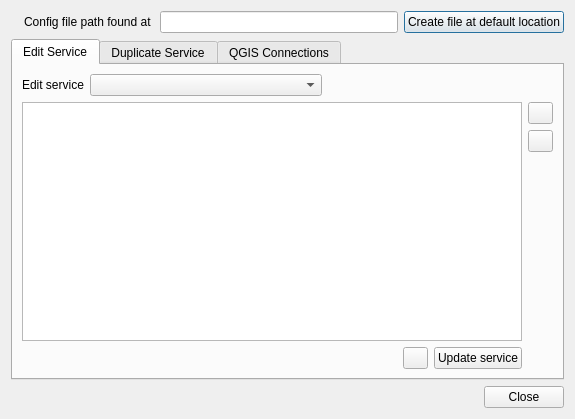
<?xml version="1.0" encoding="UTF-8"?>
<ui version="4.0">
 <class>dlgPGService</class>
 <widget class="QDialog" name="dlgPGService">
  <property name="geometry">
   <rect>
    <x>0</x>
    <y>0</y>
    <width>575</width>
    <height>419</height>
   </rect>
  </property>
  <property name="windowTitle">
   <string>PG service parser</string>
  </property>
  <layout class="QVBoxLayout" name="verticalLayout">
   <item>
    <layout class="QHBoxLayout" name="horizontalLayout_3">
     <item>
      <widget class="QLabel" name="lblWarning">
       <property name="enabled">
        <bool>true</bool>
       </property>
       <property name="sizePolicy">
        <sizepolicy hsizetype="Preferred" vsizetype="Preferred">
         <horstretch>0</horstretch>
         <verstretch>0</verstretch>
        </sizepolicy>
       </property>
       <property name="maximumSize">
        <size>
         <width>24</width>
         <height>24</height>
        </size>
       </property>
       <property name="toolTip">
        <string>Set your PGSERVICEFILE environment variable and reopen the dialog.</string>
       </property>
       <property name="text">
        <string/>
       </property>
       <property name="pixmap">
        <pixmap>../images/warning.svg</pixmap>
       </property>
       <property name="scaledContents">
        <bool>true</bool>
       </property>
      </widget>
     </item>
     <item>
      <widget class="QLabel" name="lblConfFile">
       <property name="toolTip">
        <string/>
       </property>
       <property name="styleSheet">
        <string notr="true"/>
       </property>
       <property name="text">
        <string>Config file path found at </string>
       </property>
      </widget>
     </item>
     <item>
      <widget class="QLineEdit" name="txtConfFile">
       <property name="readOnly">
        <bool>true</bool>
       </property>
      </widget>
     </item>
     <item>
      <widget class="QPushButton" name="btnCreateServiceFile">
       <property name="text">
        <string>Create file at default location</string>
       </property>
      </widget>
     </item>
    </layout>
   </item>
   <item>
    <widget class="QTabWidget" name="tabWidget">
     <property name="enabled">
      <bool>true</bool>
     </property>
     <property name="currentIndex">
      <number>0</number>
     </property>
     <widget class="QWidget" name="tabEdit">
      <attribute name="title">
       <string>Edit Service</string>
      </attribute>
      <layout class="QGridLayout" name="gridLayout_3">
       <item row="1" column="0">
        <widget class="QTableView" name="tblServiceConfig">
         <property name="editTriggers">
          <set>QAbstractItemView::DoubleClicked|QAbstractItemView::EditKeyPressed</set>
         </property>
         <property name="alternatingRowColors">
          <bool>true</bool>
         </property>
         <property name="selectionMode">
          <enum>QAbstractItemView::SingleSelection</enum>
         </property>
         <property name="selectionBehavior">
          <enum>QAbstractItemView::SelectRows</enum>
         </property>
         <property name="gridStyle">
          <enum>Qt::DotLine</enum>
         </property>
         <attribute name="horizontalHeaderVisible">
          <bool>false</bool>
         </attribute>
         <attribute name="horizontalHeaderStretchLastSection">
          <bool>true</bool>
         </attribute>
         <attribute name="verticalHeaderVisible">
          <bool>false</bool>
         </attribute>
        </widget>
       </item>
       <item row="1" column="1">
        <layout class="QVBoxLayout" name="verticalLayout_2">
         <item>
          <widget class="QPushButton" name="btnAddSettings">
           <property name="maximumSize">
            <size>
             <width>25</width>
             <height>25</height>
            </size>
           </property>
           <property name="toolTip">
            <string>Add settings to current service</string>
           </property>
           <property name="text">
            <string/>
           </property>
          </widget>
         </item>
         <item>
          <widget class="QPushButton" name="btnRemoveSetting">
           <property name="maximumSize">
            <size>
             <width>25</width>
             <height>25</height>
            </size>
           </property>
           <property name="toolTip">
            <string>Remove setting from current service</string>
           </property>
           <property name="text">
            <string/>
           </property>
          </widget>
         </item>
         <item>
          <spacer name="verticalSpacer_2">
           <property name="orientation">
            <enum>Qt::Vertical</enum>
           </property>
           <property name="sizeHint" stdset="0">
            <size>
             <width>20</width>
             <height>40</height>
            </size>
           </property>
          </spacer>
         </item>
        </layout>
       </item>
       <item row="2" column="0">
        <layout class="QHBoxLayout" name="horizontalLayout_2">
         <item>
          <spacer name="horizontalSpacer_2">
           <property name="orientation">
            <enum>Qt::Horizontal</enum>
           </property>
           <property name="sizeHint" stdset="0">
            <size>
             <width>40</width>
             <height>20</height>
            </size>
           </property>
          </spacer>
         </item>
         <item>
          <widget class="QPushButton" name="btnCopySettings">
           <property name="maximumSize">
            <size>
             <width>25</width>
             <height>25</height>
            </size>
           </property>
           <property name="toolTip">
            <string>Copy settings to clipboard</string>
           </property>
           <property name="text">
            <string/>
           </property>
          </widget>
         </item>
         <item>
          <widget class="QPushButton" name="btnUpdateService">
           <property name="text">
            <string>Update service</string>
           </property>
          </widget>
         </item>
        </layout>
       </item>
       <item row="0" column="0" colspan="2">
        <layout class="QHBoxLayout" name="horizontalLayout_4">
         <item>
          <widget class="QLabel" name="lblEditService">
           <property name="text">
            <string>Edit service</string>
           </property>
          </widget>
         </item>
         <item>
          <widget class="QComboBox" name="cboEditService">
           <property name="sizePolicy">
            <sizepolicy hsizetype="MinimumExpanding" vsizetype="Fixed">
             <horstretch>0</horstretch>
             <verstretch>0</verstretch>
            </sizepolicy>
           </property>
          </widget>
         </item>
         <item>
          <spacer name="horizontalSpacer_3">
           <property name="orientation">
            <enum>Qt::Horizontal</enum>
           </property>
           <property name="sizeHint" stdset="0">
            <size>
             <width>40</width>
             <height>20</height>
            </size>
           </property>
          </spacer>
         </item>
        </layout>
       </item>
      </layout>
     </widget>
     <widget class="QWidget" name="tabDuplicate">
      <attribute name="title">
       <string>Duplicate Service</string>
      </attribute>
      <layout class="QGridLayout" name="gridLayout_2">
       <item row="1" column="0">
        <spacer name="horizontalSpacer">
         <property name="orientation">
          <enum>Qt::Horizontal</enum>
         </property>
         <property name="sizeHint" stdset="0">
          <size>
           <width>354</width>
           <height>22</height>
          </size>
         </property>
        </spacer>
       </item>
       <item row="1" column="1">
        <widget class="QPushButton" name="btnDuplicateService">
         <property name="text">
          <string>Duplicate service</string>
         </property>
        </widget>
       </item>
       <item row="3" column="0" colspan="2">
        <widget class="QGroupBox" name="groupBox">
         <property name="toolTip">
          <string>&lt;html&gt;&lt;head/&gt;&lt;body&gt;&lt;p&gt;Sortcuts allow to duplicate services directly from the plugin icon in the toolbar or from the menu entry.&lt;/p&gt;&lt;/body&gt;&lt;/html&gt;</string>
         </property>
         <property name="title">
          <string>Shortcuts</string>
         </property>
         <layout class="QGridLayout" name="gridLayout_6">
          <item row="0" column="1">
           <widget class="QToolButton" name="shortcutAddButton">
            <property name="toolTip">
             <string>&lt;html&gt;&lt;head/&gt;&lt;body&gt;&lt;p&gt;Add a shortcut to the plugin toolbar button and to the menu entry&lt;/p&gt;&lt;/body&gt;&lt;/html&gt;</string>
            </property>
            <property name="text">
             <string>...</string>
            </property>
           </widget>
          </item>
          <item row="1" column="1">
           <widget class="QToolButton" name="shortcutRemoveButton">
            <property name="toolTip">
             <string>&lt;html&gt;&lt;head/&gt;&lt;body&gt;&lt;p&gt;Remove shortcut&lt;/p&gt;&lt;/body&gt;&lt;/html&gt;</string>
            </property>
            <property name="text">
             <string>...</string>
            </property>
           </widget>
          </item>
          <item row="2" column="1">
           <spacer name="verticalSpacer_4">
            <property name="orientation">
             <enum>Qt::Vertical</enum>
            </property>
            <property name="sizeHint" stdset="0">
             <size>
              <width>20</width>
              <height>40</height>
             </size>
            </property>
           </spacer>
          </item>
          <item row="0" column="0" rowspan="3">
           <widget class="QTableView" name="shortcutsTableView">
            <property name="selectionMode">
             <enum>QAbstractItemView::SingleSelection</enum>
            </property>
            <property name="selectionBehavior">
             <enum>QAbstractItemView::SelectRows</enum>
            </property>
            <attribute name="verticalHeaderVisible">
             <bool>false</bool>
            </attribute>
           </widget>
          </item>
         </layout>
        </widget>
       </item>
       <item row="0" column="0" colspan="2">
        <layout class="QGridLayout" name="gridLayout">
         <property name="sizeConstraint">
          <enum>QLayout::SetDefaultConstraint</enum>
         </property>
         <item row="1" column="1">
          <widget class="QRadioButton" name="radCreate">
           <property name="text">
            <string>Create new</string>
           </property>
          </widget>
         </item>
         <item row="0" column="1">
          <widget class="QRadioButton" name="radOverwrite">
           <property name="text">
            <string>Overwrite</string>
           </property>
           <property name="checked">
            <bool>true</bool>
           </property>
          </widget>
         </item>
         <item row="1" column="2">
          <widget class="QLineEdit" name="txtNewService">
           <property name="placeholderText">
            <string>New service name</string>
           </property>
           <property name="clearButtonEnabled">
            <bool>false</bool>
           </property>
          </widget>
         </item>
         <item row="0" column="2">
          <widget class="QComboBox" name="cboTargetService">
           <property name="sizePolicy">
            <sizepolicy hsizetype="MinimumExpanding" vsizetype="Fixed">
             <horstretch>0</horstretch>
             <verstretch>0</verstretch>
            </sizepolicy>
           </property>
           <property name="editable">
            <bool>false</bool>
           </property>
          </widget>
         </item>
         <item row="0" column="0">
          <widget class="QComboBox" name="cboSourceService">
           <property name="sizePolicy">
            <sizepolicy hsizetype="MinimumExpanding" vsizetype="Fixed">
             <horstretch>0</horstretch>
             <verstretch>0</verstretch>
            </sizepolicy>
           </property>
          </widget>
         </item>
        </layout>
       </item>
       <item row="4" column="0" colspan="2">
        <spacer name="verticalSpacer">
         <property name="orientation">
          <enum>Qt::Vertical</enum>
         </property>
         <property name="sizeType">
          <enum>QSizePolicy::Preferred</enum>
         </property>
         <property name="sizeHint" stdset="0">
          <size>
           <width>20</width>
           <height>71</height>
          </size>
         </property>
        </spacer>
       </item>
       <item row="2" column="0" colspan="2">
        <spacer name="verticalSpacer_5">
         <property name="orientation">
          <enum>Qt::Vertical</enum>
         </property>
         <property name="sizeHint" stdset="0">
          <size>
           <width>20</width>
           <height>40</height>
          </size>
         </property>
        </spacer>
       </item>
      </layout>
     </widget>
     <widget class="QWidget" name="tabConnections">
      <attribute name="title">
       <string>QGIS Connections</string>
      </attribute>
      <layout class="QGridLayout" name="gridLayout_4">
       <item row="0" column="0" colspan="2">
        <layout class="QHBoxLayout" name="horizontalLayout_5">
         <item>
          <widget class="QLabel" name="lblServiceConnections">
           <property name="text">
            <string>Service</string>
           </property>
          </widget>
         </item>
         <item>
          <widget class="QComboBox" name="cboConnectionService">
           <property name="sizePolicy">
            <sizepolicy hsizetype="MinimumExpanding" vsizetype="Fixed">
             <horstretch>0</horstretch>
             <verstretch>0</verstretch>
            </sizepolicy>
           </property>
          </widget>
         </item>
         <item>
          <spacer name="horizontalSpacer_4">
           <property name="orientation">
            <enum>Qt::Horizontal</enum>
           </property>
           <property name="sizeHint" stdset="0">
            <size>
             <width>40</width>
             <height>20</height>
            </size>
           </property>
          </spacer>
         </item>
        </layout>
       </item>
       <item row="1" column="0">
        <widget class="QTableView" name="tblServiceConnections">
         <property name="editTriggers">
          <set>QAbstractItemView::DoubleClicked|QAbstractItemView::EditKeyPressed</set>
         </property>
         <property name="alternatingRowColors">
          <bool>true</bool>
         </property>
         <property name="selectionMode">
          <enum>QAbstractItemView::SingleSelection</enum>
         </property>
         <property name="selectionBehavior">
          <enum>QAbstractItemView::SelectRows</enum>
         </property>
         <property name="gridStyle">
          <enum>Qt::DotLine</enum>
         </property>
         <property name="wordWrap">
          <bool>false</bool>
         </property>
         <attribute name="horizontalHeaderVisible">
          <bool>false</bool>
         </attribute>
         <attribute name="horizontalHeaderStretchLastSection">
          <bool>true</bool>
         </attribute>
         <attribute name="verticalHeaderVisible">
          <bool>false</bool>
         </attribute>
        </widget>
       </item>
       <item row="1" column="1">
        <layout class="QVBoxLayout" name="verticalLayout_3">
         <item>
          <widget class="QPushButton" name="btnAddConnection">
           <property name="maximumSize">
            <size>
             <width>25</width>
             <height>25</height>
            </size>
           </property>
           <property name="toolTip">
            <string>Add connection to current service</string>
           </property>
           <property name="text">
            <string/>
           </property>
          </widget>
         </item>
         <item>
          <widget class="QPushButton" name="btnEditConnection">
           <property name="maximumSize">
            <size>
             <width>25</width>
             <height>25</height>
            </size>
           </property>
           <property name="toolTip">
            <string>Edit connection</string>
           </property>
           <property name="text">
            <string/>
           </property>
          </widget>
         </item>
         <item>
          <widget class="QPushButton" name="btnRemoveConnection">
           <property name="maximumSize">
            <size>
             <width>25</width>
             <height>25</height>
            </size>
           </property>
           <property name="toolTip">
            <string>Remove connection to current service</string>
           </property>
           <property name="text">
            <string/>
           </property>
          </widget>
         </item>
         <item>
          <spacer name="verticalSpacer_3">
           <property name="orientation">
            <enum>Qt::Vertical</enum>
           </property>
           <property name="sizeHint" stdset="0">
            <size>
             <width>20</width>
             <height>40</height>
            </size>
           </property>
          </spacer>
         </item>
        </layout>
       </item>
      </layout>
     </widget>
    </widget>
   </item>
   <item>
    <widget class="QDialogButtonBox" name="buttonBox">
     <property name="orientation">
      <enum>Qt::Horizontal</enum>
     </property>
     <property name="standardButtons">
      <set>QDialogButtonBox::Close</set>
     </property>
    </widget>
   </item>
  </layout>
 </widget>
 <resources/>
 <connections>
  <connection>
   <sender>buttonBox</sender>
   <signal>accepted()</signal>
   <receiver>dlgPGService</receiver>
   <slot>accept()</slot>
   <hints>
    <hint type="sourcelabel">
     <x>248</x>
     <y>254</y>
    </hint>
    <hint type="destinationlabel">
     <x>157</x>
     <y>274</y>
    </hint>
   </hints>
  </connection>
  <connection>
   <sender>buttonBox</sender>
   <signal>rejected()</signal>
   <receiver>dlgPGService</receiver>
   <slot>reject()</slot>
   <hints>
    <hint type="sourcelabel">
     <x>316</x>
     <y>260</y>
    </hint>
    <hint type="destinationlabel">
     <x>286</x>
     <y>274</y>
    </hint>
   </hints>
  </connection>
 </connections>
</ui>
